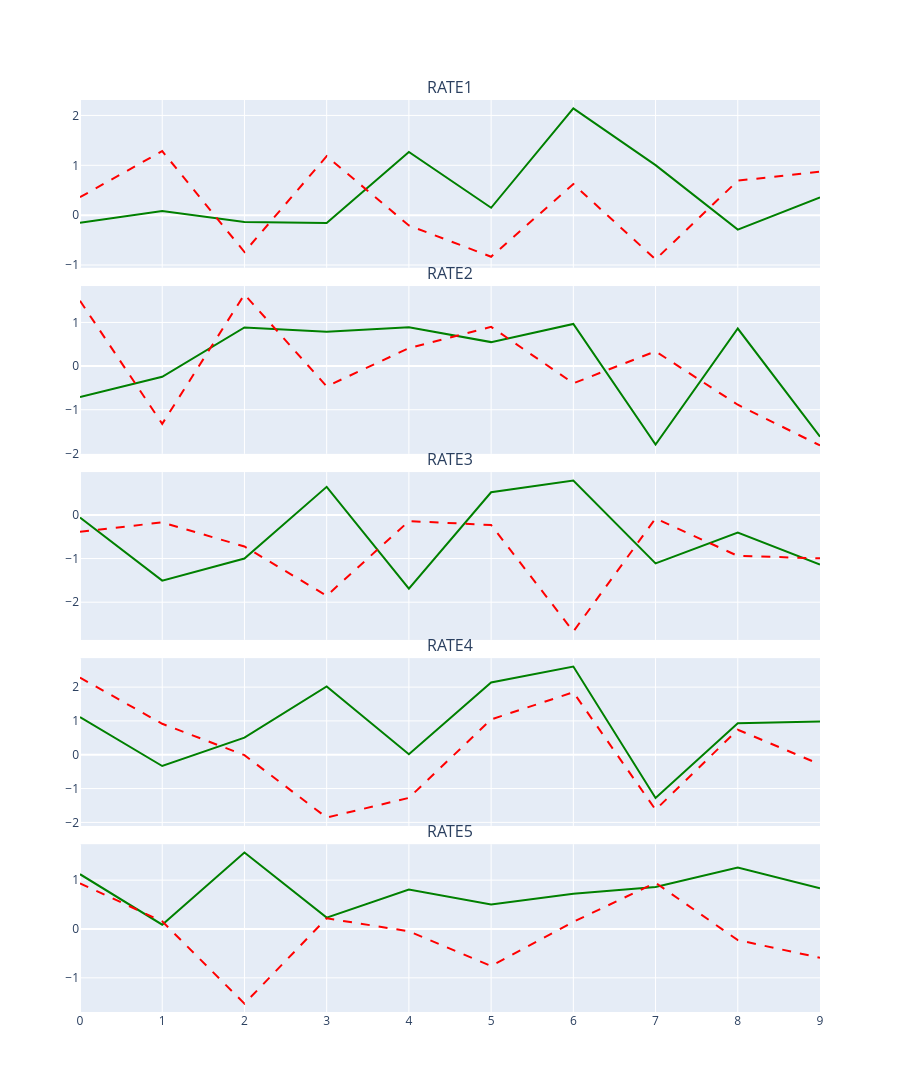

The notebook cell saved with this chart:
### Markdown cell above
# pairwise_signals_comparison

### Code cell
x, x_pred = [jr.normal(key=jr.PRNGKey(seed), shape=(5, 10)) for seed in [1, 2]]
trapallada.plot.pairwise_signals_comparison(
    jnp.arange(x.shape[1]),
    x,
    x_pred,
    trapallada.xsa.util.rates_columns, [f'Reconstr. {e}' for e in trapallada.xsa.util.rates_columns],
    'Actual vs reconstruction', 't', 'x')

### Figure 1 — Plotly figure (JSON) as saved in the notebook; plotly's stock layout.template omitted (floating-point values rounded to 4 significant figures)
{"data": [{"line": {"color": "green", "width": 2}, "mode": "lines", "type": "scatter", "x": [0, 1, 2, 3, 4, 5, 6, 7, 8, 9], "xaxis": "x", "y": [-0.1544, 0.08471, -0.136, -0.155, 1.267, 0.1483, 2.142, 1.003, -0.2903, 0.3583], "yaxis": "y"}, {"line": {"color": "red", "dash": "dash", "width": 2}, "mode": "lines", "type": "scatter", "x": [0, 1, 2, 3, 4, 5, 6, 7, 8, 9], "xaxis": "x", "y": [0.3606, 1.285, -0.7387, 1.183, -0.2064, -0.8334, 0.6233, -0.8872, 0.6922, 0.8712], "yaxis": "y"}, {"line": {"color": "green", "width": 2}, "mode": "lines", "type": "scatter", "x": [0, 1, 2, 3, 4, 5, 6, 7, 8, 9], "xaxis": "x2", "y": [-0.7079, -0.2456, 0.8856, 0.7861, 0.8889, 0.5493, 0.9658, -1.797, 0.8605, -1.618], "yaxis": "y2"}, {"line": {"color": "red", "dash": "dash", "width": 2}, "mode": "lines", "type": "scatter", "x": [0, 1, 2, 3, 4, 5, 6, 7, 8, 9], "xaxis": "x2", "y": [1.498, -1.323, 1.642, -0.4652, 0.4113, 0.8995, -0.3943, 0.3383, -0.8854, -1.819], "yaxis": "y2"}, {"line": {"color": "green", "width": 2}, "mode": "lines", "type": "scatter", "x": [0, 1, 2, 3, 4, 5, 6, 7, 8, 9], "xaxis": "x3", "y": [-0.05994, -1.505, -1.001, 0.6436, -1.692, 0.5179, 0.7885, -1.112, -0.4061, -1.136], "yaxis": "y3"}, {"line": {"color": "red", "dash": "dash", "width": 2}, "mode": "lines", "type": "scatter", "x": [0, 1, 2, 3, 4, 5, 6, 7, 8, 9], "xaxis": "x3", "y": [-0.3855, -0.172, -0.7236, -1.852, -0.1425, -0.2311, -2.672, -0.07999, -0.9395, -0.9944], "yaxis": "y3"}, {"line": {"color": "green", "width": 2}, "mode": "lines", "type": "scatter", "x": [0, 1, 2, 3, 4, 5, 6, 7, 8, 9], "xaxis": "x4", "y": [1.114, -0.3322, 0.5058, 2.021, 0.01667, 2.139, 2.608, -1.279, 0.9311, 0.9859], "yaxis": "y4"}, {"line": {"color": "red", "dash": "dash", "width": 2}, "mode": "lines", "type": "scatter", "x": [0, 1, 2, 3, 4, 5, 6, 7, 8, 9], "xaxis": "x4", "y": [2.281, 0.9164, -0.01162, -1.857, -1.275, 1.045, 1.848, -1.626, 0.7404, -0.2843], "yaxis": "y4"}, {"line": {"color": "green", "width": 2}, "mode": "lines", "type": "scatter", "x": [0, 1, 2, 3, 4, 5, 6, 7, 8, 9], "xaxis": "x5", "y": [1.121, 0.0875, 1.564, 0.2328, 0.8075, 0.5017, 0.7227, 0.8612, 1.26, 0.834], "yaxis": "y5"}, {"line": {"color": "red", "dash": "dash", "width": 2}, "mode": "lines", "type": "scatter", "x": [0, 1, 2, 3, 4, 5, 6, 7, 8, 9], "xaxis": "x5", "y": [0.9354, 0.1559, -1.527, 0.219, -0.04808, -0.7592, 0.1458, 0.9454, -0.2276, -0.5882], "yaxis": "y5"}], "layout": {"annotations": [{"font": {"size": 16}, "showarrow": false, "text": "RATE1", "x": 0.5, "xanchor": "center", "xref": "paper", "y": 1, "yanchor": "bottom", "yref": "paper"}, {"font": {"size": 16}, "showarrow": false, "text": "RATE2", "x": 0.5, "xanchor": "center", "xref": "paper", "y": 0.796, "yanchor": "bottom", "yref": "paper"}, {"font": {"size": 16}, "showarrow": false, "text": "RATE3", "x": 0.5, "xanchor": "center", "xref": "paper", "y": 0.592, "yanchor": "bottom", "yref": "paper"}, {"font": {"size": 16}, "showarrow": false, "text": "RATE4", "x": 0.5, "xanchor": "center", "xref": "paper", "y": 0.388, "yanchor": "bottom", "yref": "paper"}, {"font": {"size": 16}, "showarrow": false, "text": "RATE5", "x": 0.5, "xanchor": "center", "xref": "paper", "y": 0.184, "yanchor": "bottom", "yref": "paper"}], "height": 1500, "showlegend": false, "xaxis": {"anchor": "y", "domain": [0, 1], "matches": "x5", "showticklabels": false}, "xaxis2": {"anchor": "y2", "domain": [0, 1], "matches": "x5", "showticklabels": false}, "xaxis3": {"anchor": "y3", "domain": [0, 1], "matches": "x5", "showticklabels": false}, "xaxis4": {"anchor": "y4", "domain": [0, 1], "matches": "x5", "showticklabels": false}, "xaxis5": {"anchor": "y5", "domain": [0, 1]}, "yaxis": {"anchor": "x", "domain": [0.816, 1]}, "yaxis2": {"anchor": "x2", "domain": [0.612, 0.796]}, "yaxis3": {"anchor": "x3", "domain": [0.408, 0.592]}, "yaxis4": {"anchor": "x4", "domain": [0.204, 0.388]}, "yaxis5": {"anchor": "x5", "domain": [0, 0.184]}}}
